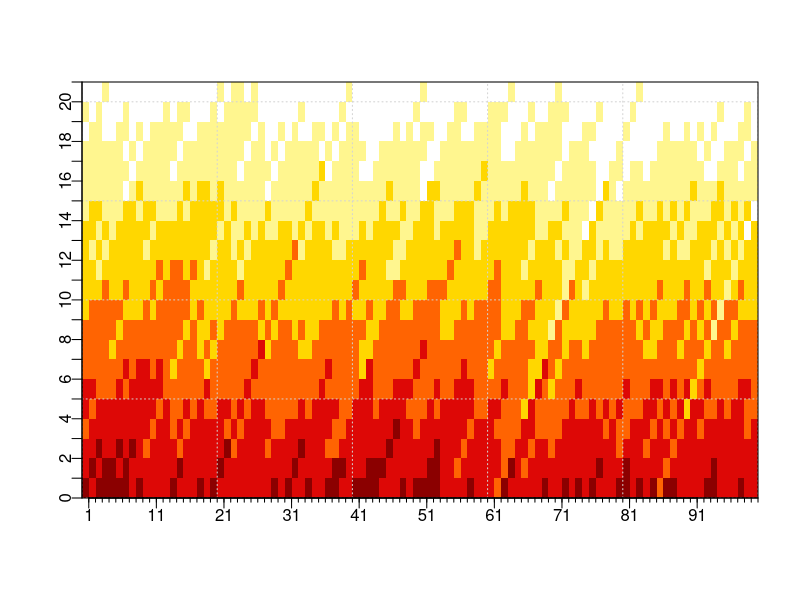
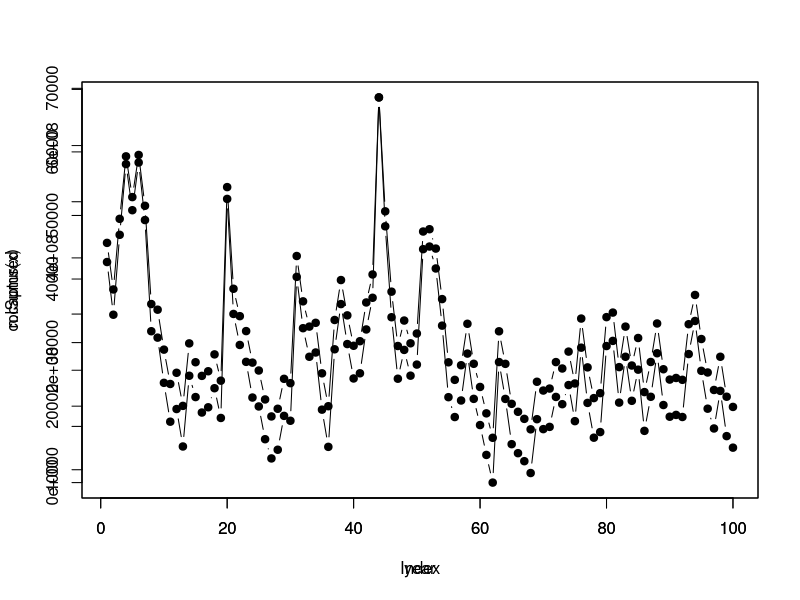
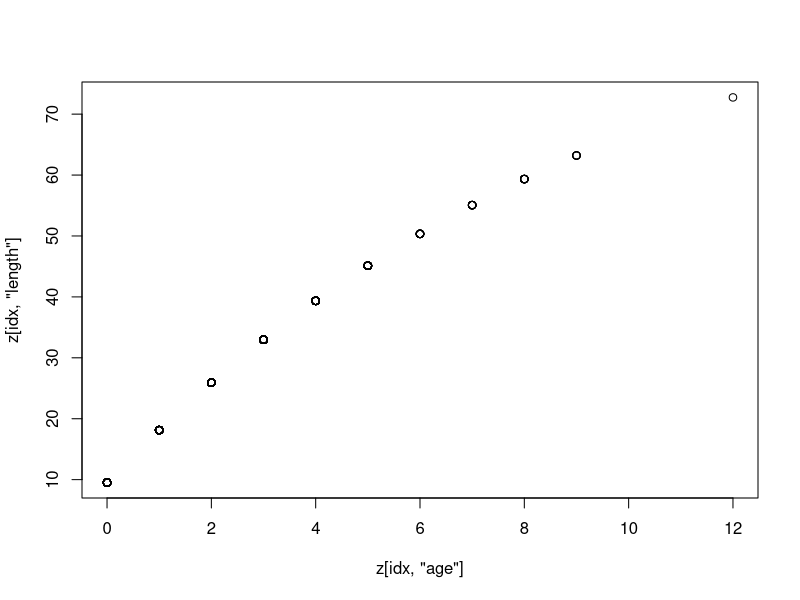
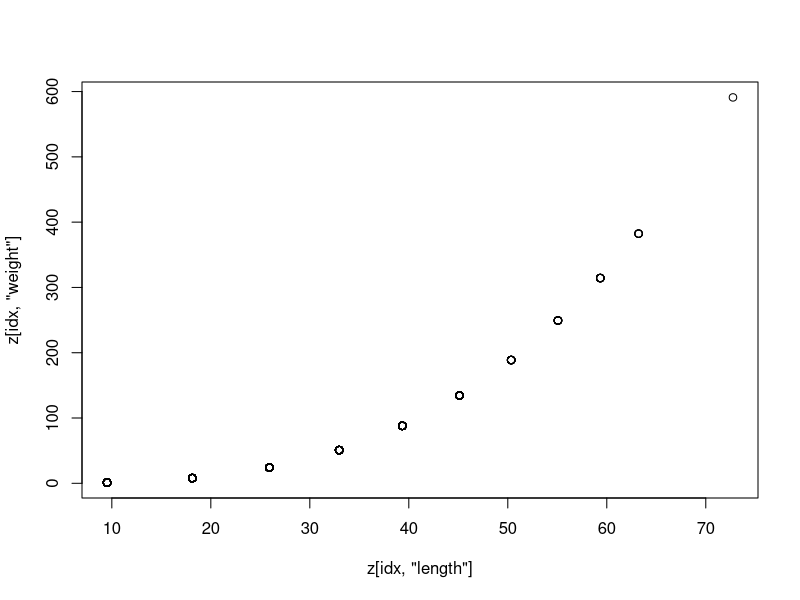

These figures' R source, in order:
##
## simulate an age-structured population through time
## and obtain observations of age-length and length increments
## from population samples

## one realisation of the simulation consists in a list containing
## 1 - a matrix of the simulated numbers-at-age by year
## 2 - a data frame of the number of fish captured in a survey
## 3 - a data frame of the age, length and weight of the sampled fish
## 4 - age-length observations
## 5 - growth increment observations

vb.fct <- function(a,Linf=100,k=0.1,t0=-1){
  return(Linf*(1-exp(-k*(a-t0))))
}

lw.fct <- function(length, a=0.001,b=3.1){
  return(a*(length^b))
}

simulate.pop.fct <- function(m=0.2){

  set.seed(1973)

  ages <- 0:20
  years <- 1:120

  n.at.age <- matrix(rep(NA, length(ages)*(length(years))), nc=length(years), nr=length(ages))
  #dim(n.at.age)
  ## age0, i.e. recruitment
  #n.at.age[1,] <- rpois(ncol(n.at.age),100) * 1E06
  n.at.age[1,] <- rnbinom(ncol(n.at.age),size=2,mu=100) * 1E06

  # numbers-at-age matrix
  n.ages <- length(ages)
  n.years <- length(years)
  for(a in 2:n.ages){
    for(y in 2:n.years){
      ## if this is the oldest age, turn into a plus group
      ##
      if(a==max(ages)) {n.at.age[a,y] <- round(n.at.age[a-1,y-1] * exp(-m))}
      else {n.at.age[a,y] = round(n.at.age[a-1,y-1] * exp(-m))}
    }

  }

  out.mat <- n.at.age[,n.ages:n.years]
  dimnames(out.mat) <- list(age=ages, year=1:100)

  ## simulate yearly sample from a survey
  yearly.df <- colSums(out.mat)

  obs.df <- NULL
  ibm.df <- NULL

  for(i in 1:100){
    this.q <- 0.0001
    this.n <- round(yearly.df[i] * this.q)
    t.df <- data.frame(year=years[i], n.captured=this.n)
    obs.df <- rbind(obs.df,t.df)
    ## for the individuals captured, assign an age based on the
    ## age structure in the simulated population
    t2.df <- data.frame(year=years[i], fish.no=1:this.n)
    #dim(ibm.df)
    prop.at.age <- out.mat[,i]/yearly.df[i]
    t2.df$age <- sample(ages, this.n, replace=TRUE, prob=prop.at.age)

    t2.df$length <- vb.fct(t2.df$age, Linf=100, k=0.1, t0=-1)
    t2.df$weight <- lw.fct(t2.df$length, a=0.001,b=3.1)

    ibm.df <- rbind(ibm.df,t2.df)
      }

  ## growth trajectories



  return(list(mat=out.mat, obs=obs.df, ibm=ibm.df))
} #end function





l <- simulate.pop.fct(m=0.5)
x <- l[[1]]

pal.fire=c(	rgb(255/255, 246/255, 143/255, 1),
            rgb(255/255, 215/255, 0/255, 1),
            rgb(255/255, 100/255, 2/255, 1),
            rgb(221/255, 8/255, 6/255, 1),
            rgb(139/255, 0/255, 0/255, 1))

br <- c(0, 1E04, 1E05, 1E06, 1E07, 1E08, 1E09)

image(x=0:100, y=0:21, z=t(x), col=c("white",pal.fire), breaks=br, xlab="", ylab="", axes=FALSE)

grid()
box()
axis(side=1, at=seq(1,100,10), padj=-1)
axis(side=1, at=1:100, labels = FALSE, tck=-0.01)
axis(side=2, at=seq(0,21), padj=1)

## total number of individuals per year
plot(colSums(x), type='b', pch=19, ylim=c(0, max(colSums(x))))
par(new=TRUE)
y <- l[[2]]
plot(y, type='b', pch=19)

cor(colSums(x),y$n.captured)

range(y$n.captured)

## total weight of individuals per year



z <- l[[3]]


head(z)
agg.df <- aggregate(fish.no~age+year, data=z, length)
agg.df[agg.df$year==21,]
idx <- sample(1:nrow(z),1000)
plot(z[idx,"age"], z[idx,"length"])
plot(z[idx,"length"], z[idx,"weight"])
